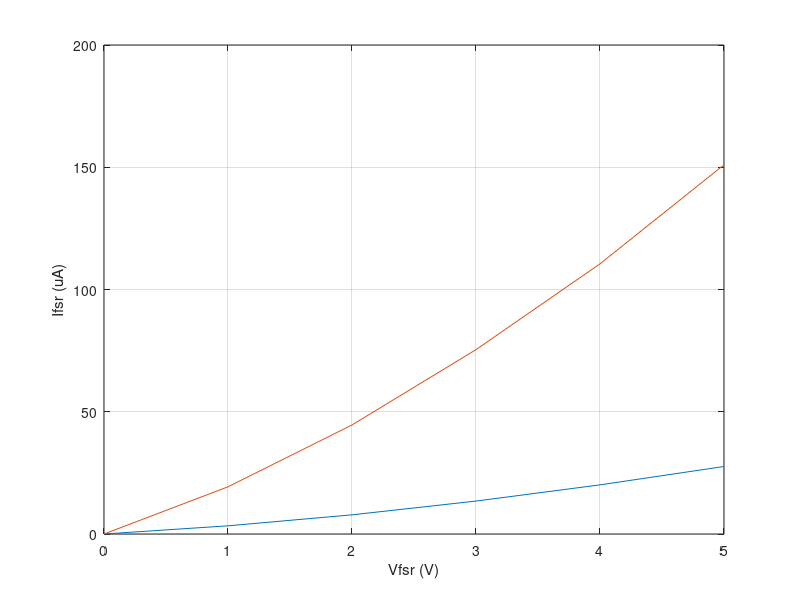
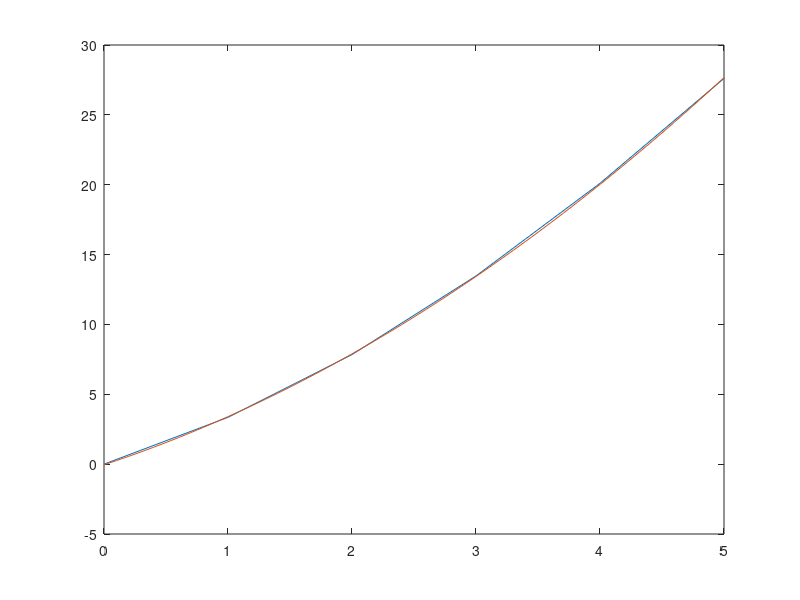
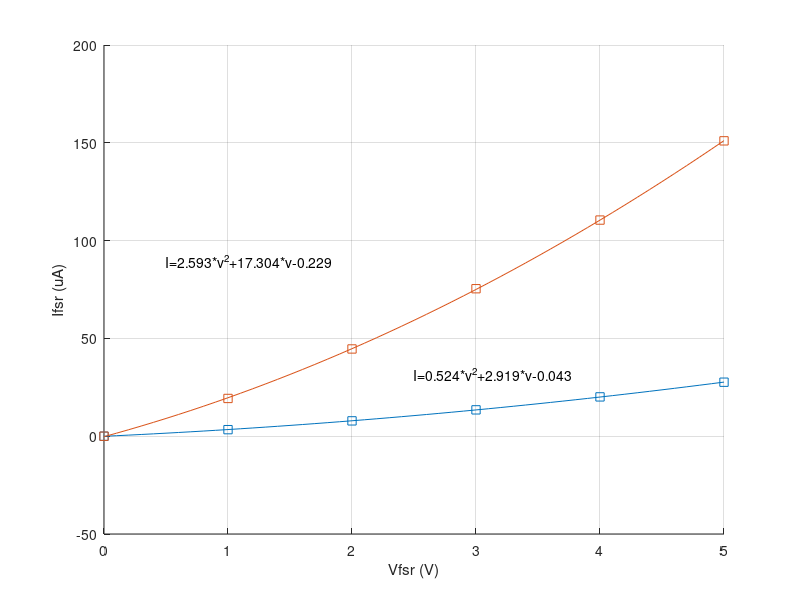

MATLAB code to generate these figures, in order:
V=zeros(2,6);
I=zeros(2,6);
Vfit=[0:0.1:5];
Ifit=zeros(2,length(Vfit));

V(1,:)=(0:1:5);
I(1,:)=[0 3.35 7.84 13.47 20.1 27.61];
V(2,:)=(0:1:5);
I(2,:)=[0 19.3 , 44.6, 75.4, 110.5, 151];
figure(1); clf; plot(V(1,:),I(1,:),V(2,:),I(2,:))
xlabel('Vfsr (V)'); ylabel('Ifsr (uA)'); grid on;

n=2;
p1 = polyfit(squeeze(V(1,:)),squeeze(I(1,:)),n);
p2 = polyfit(squeeze(V(2,:)),squeeze(I(2,:)),n);
Ifit(1,:)=polyval(p1,Vfit);
Ifit(2,:)=polyval(p2,Vfit);

figure(2); clf; plot(V(1,:),I(1,:),Vfit,Ifit(1,:))

figure(3); clf; plot(V(1,:),I(1,:),Vfit,Ifit(1,:),V(2,:),I(2,:),Vfit,Ifit(2,:))

figure(3); clf; 
scatter(V(1,:),I(1,:),'s');
hold on
scatter(V(2,:),I(2,:),'s');
plot(Vfit,Ifit(1,:));
plot(Vfit,Ifit(2,:));
hold off;
txt1=sprintf('I=%.3f*v^2%+.3f*v%+.3f',p1(1),p1(2),p1(3));
th1=text(2.5,32,txt1)
txt2=sprintf('I=%.3f*v^2%+.3f*v%+.3f',p2(1),p2(2),p2(3));
th2=text(0.5,90,txt2)
xlabel('Vfsr (V)'); ylabel('Ifsr (uA)'); grid on;
return;
norm=p1(2);
txt1=sprintf('I=%.3f*v^2%+.3f*v%+.3f',p1(1)/norm,p1(2)/norm,p1(3)/norm);
txt2=sprintf('I=%.3f*v^2%+.3f*v%+.3f',p2(1)/norm,p2(2)/norm,p2(3)/norm);
% xlabel('Vfsr (V)'); ylabel('Ifsr (uA)'); grid on;

% yfit = polyval(pnew,1./x);

% y=polyval(p,1./x); %create dummy kg data using previous polynomial fit